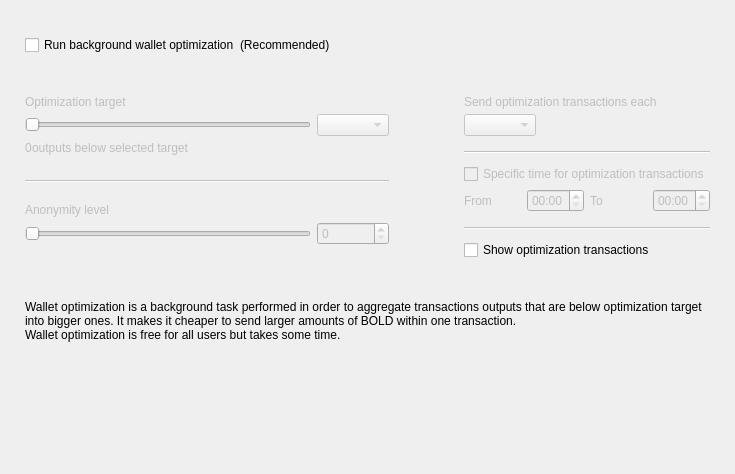
<?xml version="1.0" encoding="UTF-8"?>
<ui version="4.0">
 <class>OptimizationOptionsFrame</class>
 <widget class="QFrame" name="OptimizationOptionsFrame">
  <property name="geometry">
   <rect>
    <x>0</x>
    <y>0</y>
    <width>735</width>
    <height>474</height>
   </rect>
  </property>
  <property name="windowTitle">
   <string>Frame</string>
  </property>
  <property name="frameShape">
   <enum>QFrame::NoFrame</enum>
  </property>
  <property name="frameShadow">
   <enum>QFrame::Raised</enum>
  </property>
  <layout class="QVBoxLayout" name="verticalLayout">
   <property name="spacing">
    <number>0</number>
   </property>
   <property name="leftMargin">
    <number>25</number>
   </property>
   <property name="topMargin">
    <number>35</number>
   </property>
   <property name="rightMargin">
    <number>25</number>
   </property>
   <property name="bottomMargin">
    <number>0</number>
   </property>
   <item>
    <layout class="QHBoxLayout" name="horizontalLayout_2">
     <item>
      <widget class="QCheckBox" name="m_enableOptimizationCheck">
       <property name="text">
        <string>Run background wallet optimization</string>
       </property>
      </widget>
     </item>
     <item>
      <widget class="WalletGui::WalletNormalGrayTextLabel" name="label_8">
       <property name="text">
        <string>(Recommended)</string>
       </property>
      </widget>
     </item>
     <item>
      <spacer name="horizontalSpacer">
       <property name="orientation">
        <enum>Qt::Horizontal</enum>
       </property>
       <property name="sizeHint" stdset="0">
        <size>
         <width>40</width>
         <height>20</height>
        </size>
       </property>
      </spacer>
     </item>
    </layout>
   </item>
   <item>
    <spacer name="verticalSpacer_2">
     <property name="orientation">
      <enum>Qt::Vertical</enum>
     </property>
     <property name="sizeType">
      <enum>QSizePolicy::Fixed</enum>
     </property>
     <property name="sizeHint" stdset="0">
      <size>
       <width>20</width>
       <height>40</height>
      </size>
     </property>
    </spacer>
   </item>
   <item>
    <widget class="QWidget" name="m_optimizationOptionsWidget" native="true">
     <property name="enabled">
      <bool>true</bool>
     </property>
     <layout class="QHBoxLayout" name="horizontalLayout">
      <property name="spacing">
       <number>75</number>
      </property>
      <property name="leftMargin">
       <number>0</number>
      </property>
      <property name="topMargin">
       <number>0</number>
      </property>
      <property name="rightMargin">
       <number>0</number>
      </property>
      <property name="bottomMargin">
       <number>0</number>
      </property>
      <item alignment="Qt::AlignTop">
       <widget class="QWidget" name="widget1" native="true">
        <property name="enabled">
         <bool>false</bool>
        </property>
        <layout class="QGridLayout" name="gridLayout" columnstretch="50,0,0,0">
         <property name="leftMargin">
          <number>0</number>
         </property>
         <property name="topMargin">
          <number>0</number>
         </property>
         <property name="rightMargin">
          <number>0</number>
         </property>
         <property name="bottomMargin">
          <number>0</number>
         </property>
         <property name="verticalSpacing">
          <number>5</number>
         </property>
         <item row="0" column="0" colspan="4">
          <widget class="WalletGui::WalletNormalBlackTextLabel" name="label_5">
           <property name="text">
            <string>Optimization target</string>
           </property>
           <property name="indent">
            <number>0</number>
           </property>
          </widget>
         </item>
         <item row="4" column="0" colspan="4">
          <spacer name="verticalSpacer_3">
           <property name="orientation">
            <enum>Qt::Vertical</enum>
           </property>
           <property name="sizeType">
            <enum>QSizePolicy::Fixed</enum>
           </property>
           <property name="sizeHint" stdset="0">
            <size>
             <width>20</width>
             <height>20</height>
            </size>
           </property>
          </spacer>
         </item>
         <item row="1" column="0" colspan="3">
          <widget class="QSlider" name="m_thresholdSlider">
           <property name="maximum">
            <number>6</number>
           </property>
           <property name="pageStep">
            <number>1</number>
           </property>
           <property name="orientation">
            <enum>Qt::Horizontal</enum>
           </property>
          </widget>
         </item>
         <item row="1" column="3">
          <widget class="QComboBox" name="m_thresholdCombo"/>
         </item>
         <item row="5" column="0" colspan="4">
          <widget class="Line" name="line">
           <property name="orientation">
            <enum>Qt::Horizontal</enum>
           </property>
          </widget>
         </item>
         <item row="6" column="0" colspan="4">
          <spacer name="verticalSpacer_4">
           <property name="orientation">
            <enum>Qt::Vertical</enum>
           </property>
           <property name="sizeType">
            <enum>QSizePolicy::Fixed</enum>
           </property>
           <property name="sizeHint" stdset="0">
            <size>
             <width>20</width>
             <height>15</height>
            </size>
           </property>
          </spacer>
         </item>
         <item row="8" column="3">
          <widget class="QSpinBox" name="m_mixinSpin">
           <property name="buttonSymbols">
            <enum>QAbstractSpinBox::UpDownArrows</enum>
           </property>
          </widget>
         </item>
         <item row="7" column="0" colspan="4">
          <widget class="WalletGui::WalletNormalBlackTextLabel" name="label_7">
           <property name="text">
            <string>Anonymity level</string>
           </property>
           <property name="indent">
            <number>0</number>
           </property>
          </widget>
         </item>
         <item row="8" column="0" colspan="3">
          <widget class="QSlider" name="m_mixinSlider">
           <property name="pageStep">
            <number>1</number>
           </property>
           <property name="orientation">
            <enum>Qt::Horizontal</enum>
           </property>
          </widget>
         </item>
         <item row="2" column="0" colspan="4">
          <spacer name="verticalSpacer_12">
           <property name="orientation">
            <enum>Qt::Vertical</enum>
           </property>
           <property name="sizeType">
            <enum>QSizePolicy::Fixed</enum>
           </property>
           <property name="sizeHint" stdset="0">
            <size>
             <width>20</width>
             <height>0</height>
            </size>
           </property>
          </spacer>
         </item>
         <item row="3" column="0" colspan="4">
          <layout class="QHBoxLayout" name="horizontalLayout_3" stretch="0,1">
           <item>
            <widget class="QLabel" name="m_nonOptimizedOutputsLabel">
             <property name="text">
              <string>0</string>
             </property>
            </widget>
           </item>
           <item>
            <widget class="WalletGui::WalletNormalBlackTextLabel" name="m_nonOptimizedOutputsTextLabel">
             <property name="text">
              <string>outputs below selected target</string>
             </property>
            </widget>
           </item>
          </layout>
         </item>
        </layout>
       </widget>
      </item>
      <item>
       <layout class="QVBoxLayout" name="verticalLayout_3">
        <property name="spacing">
         <number>10</number>
        </property>
        <property name="rightMargin">
         <number>0</number>
        </property>
        <property name="bottomMargin">
         <number>0</number>
        </property>
        <item>
         <widget class="QWidget" name="widget2" native="true">
          <property name="enabled">
           <bool>false</bool>
          </property>
          <layout class="QGridLayout" name="gridLayout_2" columnstretch="0,0,0,0">
           <property name="leftMargin">
            <number>0</number>
           </property>
           <property name="topMargin">
            <number>0</number>
           </property>
           <property name="rightMargin">
            <number>0</number>
           </property>
           <property name="bottomMargin">
            <number>0</number>
           </property>
           <property name="verticalSpacing">
            <number>5</number>
           </property>
           <item row="2" column="0" colspan="2" alignment="Qt::AlignLeft">
            <widget class="QComboBox" name="m_periodCombo"/>
           </item>
           <item row="8" column="0">
            <widget class="WalletGui::WalletNormalBlackTextLabel" name="label_2">
             <property name="text">
              <string>From</string>
             </property>
            </widget>
           </item>
           <item row="8" column="1">
            <widget class="QTimeEdit" name="m_startTimeEdit">
             <property name="enabled">
              <bool>false</bool>
             </property>
             <property name="displayFormat">
              <string>HH:mm</string>
             </property>
            </widget>
           </item>
           <item row="8" column="2">
            <widget class="WalletGui::WalletNormalBlackTextLabel" name="label_3">
             <property name="text">
              <string>To</string>
             </property>
            </widget>
           </item>
           <item row="8" column="3">
            <widget class="QTimeEdit" name="m_stopTimeEdit">
             <property name="enabled">
              <bool>false</bool>
             </property>
             <property name="displayFormat">
              <string>HH:mm</string>
             </property>
            </widget>
           </item>
           <item row="6" column="0" colspan="4">
            <widget class="QCheckBox" name="m_optimizationTimeCheck">
             <property name="text">
              <string>Specific time for optimization transactions</string>
             </property>
            </widget>
           </item>
           <item row="4" column="0" colspan="4">
            <widget class="Line" name="line_2">
             <property name="orientation">
              <enum>Qt::Horizontal</enum>
             </property>
            </widget>
           </item>
           <item row="0" column="0" colspan="4">
            <widget class="WalletGui::WalletNormalBlackTextLabel" name="label_4">
             <property name="text">
              <string>Send optimization transactions each</string>
             </property>
             <property name="indent">
              <number>0</number>
             </property>
            </widget>
           </item>
           <item row="7" column="0" colspan="4">
            <spacer name="verticalSpacer_8">
             <property name="orientation">
              <enum>Qt::Vertical</enum>
             </property>
             <property name="sizeType">
              <enum>QSizePolicy::Fixed</enum>
             </property>
             <property name="sizeHint" stdset="0">
              <size>
               <width>20</width>
               <height>0</height>
              </size>
             </property>
            </spacer>
           </item>
           <item row="3" column="0" colspan="4">
            <spacer name="verticalSpacer_6">
             <property name="orientation">
              <enum>Qt::Vertical</enum>
             </property>
             <property name="sizeType">
              <enum>QSizePolicy::Fixed</enum>
             </property>
             <property name="sizeHint" stdset="0">
              <size>
               <width>20</width>
               <height>10</height>
              </size>
             </property>
            </spacer>
           </item>
           <item row="10" column="0" colspan="4">
            <widget class="Line" name="line_3">
             <property name="orientation">
              <enum>Qt::Horizontal</enum>
             </property>
            </widget>
           </item>
           <item row="1" column="0" colspan="4">
            <spacer name="verticalSpacer_5">
             <property name="orientation">
              <enum>Qt::Vertical</enum>
             </property>
             <property name="sizeType">
              <enum>QSizePolicy::Fixed</enum>
             </property>
             <property name="sizeHint" stdset="0">
              <size>
               <width>20</width>
               <height>0</height>
              </size>
             </property>
            </spacer>
           </item>
           <item row="5" column="0" colspan="4">
            <spacer name="verticalSpacer_7">
             <property name="orientation">
              <enum>Qt::Vertical</enum>
             </property>
             <property name="sizeType">
              <enum>QSizePolicy::Fixed</enum>
             </property>
             <property name="sizeHint" stdset="0">
              <size>
               <width>20</width>
               <height>5</height>
              </size>
             </property>
            </spacer>
           </item>
           <item row="9" column="0" colspan="4">
            <spacer name="verticalSpacer_10">
             <property name="orientation">
              <enum>Qt::Vertical</enum>
             </property>
             <property name="sizeType">
              <enum>QSizePolicy::Fixed</enum>
             </property>
             <property name="sizeHint" stdset="0">
              <size>
               <width>20</width>
               <height>10</height>
              </size>
             </property>
            </spacer>
           </item>
          </layout>
         </widget>
        </item>
        <item>
         <widget class="QCheckBox" name="m_showFusionTransactionsCheck">
          <property name="enabled">
           <bool>true</bool>
          </property>
          <property name="text">
           <string>Show optimization transactions</string>
          </property>
         </widget>
        </item>
       </layout>
      </item>
     </layout>
    </widget>
   </item>
   <item>
    <spacer name="verticalSpacer_11">
     <property name="orientation">
      <enum>Qt::Vertical</enum>
     </property>
     <property name="sizeType">
      <enum>QSizePolicy::Fixed</enum>
     </property>
     <property name="sizeHint" stdset="0">
      <size>
       <width>20</width>
       <height>40</height>
      </size>
     </property>
    </spacer>
   </item>
   <item>
    <widget class="WalletGui::WalletExtraNormalGrayTextLabel" name="m_helpLabel">
     <property name="text">
      <string>Wallet optimization is a background task performed in order to aggregate transactions outputs that are below optimization target into bigger ones. It makes it cheaper to send larger amounts of BOLD within one transaction.
Wallet optimization is free for all users but takes some time.</string>
     </property>
     <property name="wordWrap">
      <bool>true</bool>
     </property>
    </widget>
   </item>
   <item>
    <spacer name="verticalSpacer">
     <property name="orientation">
      <enum>Qt::Vertical</enum>
     </property>
     <property name="sizeHint" stdset="0">
      <size>
       <width>20</width>
       <height>40</height>
      </size>
     </property>
    </spacer>
   </item>
  </layout>
 </widget>
 <customwidgets>
  <customwidget>
   <class>WalletGui::WalletNormalGrayTextLabel</class>
   <extends>QLabel</extends>
   <header>Gui/Common/WalletTextLabel.h</header>
  </customwidget>
  <customwidget>
   <class>WalletGui::WalletNormalBlackTextLabel</class>
   <extends>QLabel</extends>
   <header>Gui/Common/WalletTextLabel.h</header>
  </customwidget>
  <customwidget>
   <class>WalletGui::WalletExtraNormalGrayTextLabel</class>
   <extends>QLabel</extends>
   <header>Gui/Common/WalletTextLabel.h</header>
  </customwidget>
 </customwidgets>
 <resources/>
 <connections>
  <connection>
   <sender>m_enableOptimizationCheck</sender>
   <signal>toggled(bool)</signal>
   <receiver>widget1</receiver>
   <slot>setEnabled(bool)</slot>
   <hints>
    <hint type="sourcelabel">
     <x>147</x>
     <y>47</y>
    </hint>
    <hint type="destinationlabel">
     <x>176</x>
     <y>204</y>
    </hint>
   </hints>
  </connection>
  <connection>
   <sender>m_thresholdSlider</sender>
   <signal>valueChanged(int)</signal>
   <receiver>OptimizationOptionsFrame</receiver>
   <slot>thresholdChanged(int)</slot>
   <hints>
    <hint type="sourcelabel">
     <x>116</x>
     <y>139</y>
    </hint>
    <hint type="destinationlabel">
     <x>355</x>
     <y>194</y>
    </hint>
   </hints>
  </connection>
  <connection>
   <sender>m_mixinSlider</sender>
   <signal>valueChanged(int)</signal>
   <receiver>OptimizationOptionsFrame</receiver>
   <slot>mixinChanged(int)</slot>
   <hints>
    <hint type="sourcelabel">
     <x>116</x>
     <y>240</y>
    </hint>
    <hint type="destinationlabel">
     <x>367</x>
     <y>236</y>
    </hint>
   </hints>
  </connection>
  <connection>
   <sender>m_optimizationTimeCheck</sender>
   <signal>toggled(bool)</signal>
   <receiver>m_startTimeEdit</receiver>
   <slot>setEnabled(bool)</slot>
   <hints>
    <hint type="sourcelabel">
     <x>543</x>
     <y>179</y>
    </hint>
    <hint type="destinationlabel">
     <x>501</x>
     <y>207</y>
    </hint>
   </hints>
  </connection>
  <connection>
   <sender>m_optimizationTimeCheck</sender>
   <signal>toggled(bool)</signal>
   <receiver>m_stopTimeEdit</receiver>
   <slot>setEnabled(bool)</slot>
   <hints>
    <hint type="sourcelabel">
     <x>543</x>
     <y>179</y>
    </hint>
    <hint type="destinationlabel">
     <x>643</x>
     <y>207</y>
    </hint>
   </hints>
  </connection>
  <connection>
   <sender>m_mixinSpin</sender>
   <signal>valueChanged(int)</signal>
   <receiver>OptimizationOptionsFrame</receiver>
   <slot>mixinChanged(int)</slot>
   <hints>
    <hint type="sourcelabel">
     <x>273</x>
     <y>271</y>
    </hint>
    <hint type="destinationlabel">
     <x>367</x>
     <y>236</y>
    </hint>
   </hints>
  </connection>
  <connection>
   <sender>m_thresholdCombo</sender>
   <signal>currentIndexChanged(int)</signal>
   <receiver>OptimizationOptionsFrame</receiver>
   <slot>thresholdChanged(int)</slot>
   <hints>
    <hint type="sourcelabel">
     <x>270</x>
     <y>139</y>
    </hint>
    <hint type="destinationlabel">
     <x>367</x>
     <y>236</y>
    </hint>
   </hints>
  </connection>
  <connection>
   <sender>m_enableOptimizationCheck</sender>
   <signal>toggled(bool)</signal>
   <receiver>widget2</receiver>
   <slot>setEnabled(bool)</slot>
   <hints>
    <hint type="sourcelabel">
     <x>158</x>
     <y>48</y>
    </hint>
    <hint type="destinationlabel">
     <x>556</x>
     <y>197</y>
    </hint>
   </hints>
  </connection>
 </connections>
 <slots>
  <slot>thresholdChanged(int)</slot>
  <slot>mixinChanged(int)</slot>
 </slots>
</ui>
